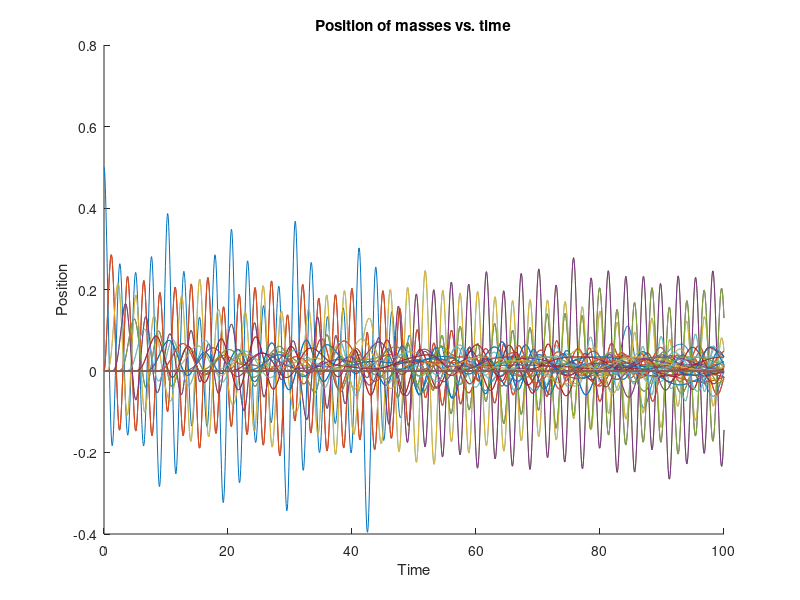

The MATLAB source for this figure:
function piano_n_masses
%% satisfying paranoia
clf
hold on

%% set the number of masses
n = 100;

%% parameters and initial values and making a vector and things

% parameters
k = 10;         % spring constant (currently totally arbitrary)
x = 1;          % x distance between masses, spring rest length
m = 1;          % mass of masses, totally arbitrary

% that vector of positions and velocities (all positions, then all
% velocities, so for n = 3, State = [p1;p2;p3;v1;v2;v3]
State = zeros(1,2*n);

% this makes the middle mass be at .5
if mod(n,2) == 0
    State(n/2) = .5;
else
    State(n/2 + .5) = .5;
end

%% a vector for the for loop

am_vector = zeros(n,1);
vm_vector = zeros(n,1);

%% an ode function

[T, Y] = ode45(@motion, [0,100], State);

%% the actual most important motion function

    function res = motion(~, Info)
        m1 = Info(1);

        fs1 = (-k * (sqrt(x^2 + m1^2) - x)*sign(m1));
        fs2 = spring_force(Info(1), Info(2));
        
        fm1 = fs1 - fs2;
        
        am_vector(1) = fm1 / m;
        
        for i = 2:n-1
            fsi = spring_force(Info(i - 1), Info(i));
            fsi_1 = spring_force(Info(i), Info(i + 1));
            
            force = fsi - fsi_1;
            
            accel = force / m;
            
            am_vector(i) = accel;
        end
        
        m_last = Info(n);
        
        fs_last = (-k * (sqrt(x^2 + m_last^2) - x)*sign(-m_last));
        fs_nearly_last = spring_force(Info(n-1), Info(n));
        
        fm_last = fs_nearly_last - fs_last;
        
        am_vector(n) = fm_last / m;

        vm_vector = Info(n+1:end);
        
        res = [vm_vector; am_vector];
    end

    function res = spring_force(m_n, m_n1)
        res = (-k * (sqrt(x^2 + (m_n1 - m_n)^2) - x) * sign(m_n1 - m_n));
    end

%% tell it how to plot
for j = 1:n;
    plot(T, Y(:,j));
end
ylabel('Position');
xlabel('Time');
title('Position of masses vs. time');

end